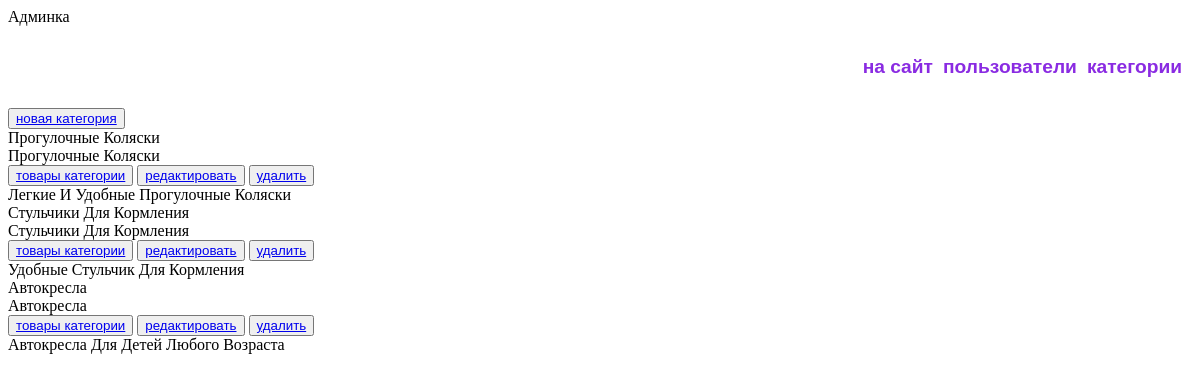
Page /myadmin/categories/read/ (signed in) on the committed database.
### mainapp/models.py (models this page shows, shortened)
class ProductCategory(models.Model):
    name = models.CharField(verbose_name='имя', max_length=64, unique=True)
    description = models.TextField(verbose_name='описание', blank=True)
    is_active = models.BooleanField(verbose_name='активна', default=True)

### adminapp/views.py (the view)
# urls.py: path('categories/read/', adminapp.categories, name='categories'),
@user_passes_test(lambda u: u.is_superuser)
def categories(request):
    title = 'админка/категории'
    categories_list = ProductCategory.objects.all()
    context = {
        'title': title,
        'objects': categories_list,
    }
    return render(request, 'adminapp/categories.html', context)

### mainapp/context_processors.py (called while the page is built)
def basket(request):
   print('context processor basket works')
   basket = []
   if request.user.is_authenticated:
       basket = Basket.objects.filter(user=request.user)
   return {
       'basket': basket,
   }

### adminapp/templates/adminapp/categories.html (shortened to what this page needs)
{% extends 'adminapp/base.html' %}
{% load staticfiles %}
{% block main %}
<div class="categories_list">
    <button class="new_category">
        <a href="{% url 'myadmin:category_update' %}">
            новая категория
        </a>
    </button>
    {% for object in objects %}
    <div class="category_record
        ">
        <div class="category_name">
            {{ object.name|title }}
        </div>
        <div class="category_name">
            {{ object.name|title }}
        </div>
        <div class="category_actions">
            <button>
                <a href="{% url 'myadmin:products' object.pk %}">
                    товары категории
                </a>
            </button>
            <button>
                <a href="{% url 'myadmin:category_update' object.pk %}">
                    редактировать
                </a>
            </button>
            <button>
                <a href="{% url 'myadmin:category_delete' object.pk %}">
                    удалить
                </a>
            </button>
        </div>
        <div class="category_desc">
            {{ object.description|title }}
        </div>
    </div>
    {% endfor%}
</div>
{% endblock %}

### rows in the picture
ProductCategory: name "Прогулочные Коляски", description "Легкие И Удобные Прогулочные Коляски"
ProductCategory: name "Стульчики Для Кормления", description "Удобные Стульчик Для Кормления"
ProductCategory: name "Автокресла", description "Автокресла Для Детей Любого Возраста"
